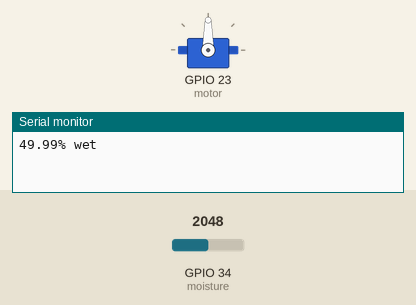
A sketch run on a simulated ESP32. Parts: servo, the last lines printed to the serial monitor. Inputs (shaded band) come from the test bench; at power-on: GPIO 34 (moisture) = 2048.

Above: at 0.1 s.
At 1.1 s:
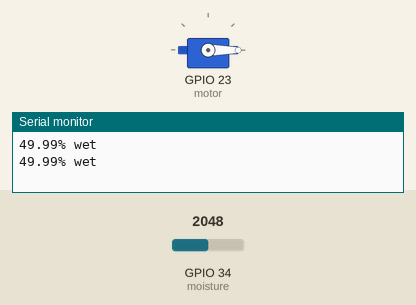
Timing chart, 0 to 2.6 s (numbered marks = the images above):
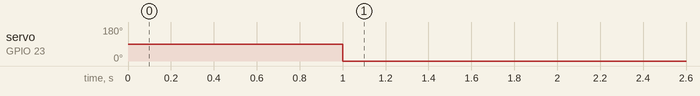

Measured:
- by itself, servo on GPIO 23 (motor): 90° → 0° at 1.0 s

The sketch:

assessment3.ino
```cpp
// Assessment-3: Rotate Servo Motor to 90 degress when 50% Wet

#include<ESP32Servo.h>
Servo motor;

int moisture=34;

void setup() {
  motor.attach(23);
  pinMode(moisture,INPUT);
  Serial.begin(9600);
}

void loop() {
  float m=analogRead(moisture);
  m=4095-m;
  float p=(m/4095)*100;
  Serial.print(p);
  Serial.println("% wet");
  delay(1000);
  if(p>50)
    motor.write(90);
  else
    motor.write(0);
}
```
